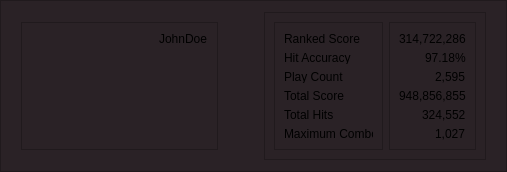
        <widget class="QFrame" name="panel_1">
         <property name="sizePolicy">
          <sizepolicy hsizetype="Preferred" vsizetype="Fixed">
           <horstretch>0</horstretch>
           <verstretch>0</verstretch>
          </sizepolicy>
         </property>
         <property name="maximumSize">
          <size>
           <width>16777215</width>
           <height>200</height>
          </size>
         </property>
         <property name="styleSheet">
          <string notr="true">background: #2a2226;</string>
         </property>
         <property name="frameShape">
          <enum>QFrame::StyledPanel</enum>
         </property>
         <property name="frameShadow">
          <enum>QFrame::Raised</enum>
         </property>
         <layout class="QHBoxLayout" name="horizontalLayout">
          <property name="leftMargin">
           <number>20</number>
          </property>
          <property name="rightMargin">
           <number>20</number>
          </property>
          <item>
           <widget class="QFrame" name="section1">
            <property name="minimumSize">
             <size>
              <width>0</width>
              <height>128</height>
             </size>
            </property>
            <property name="maximumSize">
             <size>
              <width>16777215</width>
              <height>128</height>
             </size>
            </property>
            <property name="frameShape">
             <enum>QFrame::StyledPanel</enum>
            </property>
            <property name="frameShadow">
             <enum>QFrame::Raised</enum>
            </property>
            <layout class="QHBoxLayout" name="horizontalLayout_2">
             <property name="spacing">
              <number>9</number>
             </property>
             <property name="leftMargin">
              <number>0</number>
             </property>
             <item>
              <widget class="QLabel" name="profile_picture">
               <property name="sizePolicy">
                <sizepolicy hsizetype="Preferred" vsizetype="Preferred">
                 <horstretch>0</horstretch>
                 <verstretch>0</verstretch>
                </sizepolicy>
               </property>
               <property name="minimumSize">
                <size>
                 <width>128</width>
                 <height>100</height>
                </size>
               </property>
               <property name="maximumSize">
                <size>
                 <width>128</width>
                 <height>128</height>
                </size>
               </property>
               <property name="autoFillBackground">
                <bool>false</bool>
               </property>
               <property name="styleSheet">
                <string notr="true">border-radius: 14px;
background-image: url(:/Avatar/avatar-guest.png);
background-size: 50px 100px;
</string>
               </property>
               <property name="text">
                <string/>
               </property>
               <property name="scaledContents">
                <bool>true</bool>
               </property>
              </widget>
             </item>
             <item>
              <widget class="QLabel" name="username_label">
               <property name="sizePolicy">
                <sizepolicy hsizetype="Fixed" vsizetype="Preferred">
                 <horstretch>0</horstretch>
                 <verstretch>0</verstretch>
                </sizepolicy>
               </property>
               <property name="styleSheet">
                <string notr="true">font: 20pt &quot;Torus Pro&quot;;</string>
               </property>
               <property name="text">
                <string>JohnDoe</string>
               </property>
               <property name="alignment">
                <set>Qt::AlignLeading|Qt::AlignLeft|Qt::AlignTop</set>
               </property>
              </widget>
             </item>
            </layout>
           </widget>
          </item>
          <item>
           <spacer name="horizontalSpacer">
            <property name="orientation">
             <enum>Qt::Horizontal</enum>
            </property>
            <property name="sizeHint" stdset="0">
             <size>
              <width>40</width>
              <height>20</height>
             </size>
            </property>
           </spacer>
          </item>
          <item>
           <widget class="QFrame" name="accuracy_pie_frame">
            <property name="minimumSize">
             <size>
              <width>222</width>
              <height>148</height>
             </size>
            </property>
            <property name="maximumSize">
             <size>
              <width>222</width>
              <height>148</height>
             </size>
            </property>
            <property name="frameShape">
             <enum>QFrame::StyledPanel</enum>
            </property>
            <property name="frameShadow">
             <enum>QFrame::Raised</enum>
            </property>
            <layout class="QHBoxLayout" name="horizontalLayout_9">
             <item>
              <widget class="QFrame" name="labels_frame">
               <property name="styleSheet">
                <string notr="true">font: 63 9pt &quot;Torus Pro SemiBold&quot;;</string>
               </property>
               <property name="frameShape">
                <enum>QFrame::StyledPanel</enum>
               </property>
               <property name="frameShadow">
                <enum>QFrame::Raised</enum>
               </property>
               <layout class="QVBoxLayout" name="verticalLayout_17">
                <item>
                 <widget class="QLabel" name="ranked_score_label">
                  <property name="sizePolicy">
                   <sizepolicy hsizetype="Fixed" vsizetype="Fixed">
                    <horstretch>0</horstretch>
                    <verstretch>0</verstretch>
                   </sizepolicy>
                  </property>
                  <property name="styleSheet">
                   <string notr="true"/>
                  </property>
                  <property name="text">
                   <string>Ranked Score</string>
                  </property>
                  <property name="alignment">
                   <set>Qt::AlignRight|Qt::AlignTrailing|Qt::AlignVCenter</set>
                  </property>
                 </widget>
                </item>
                <item>
                 <widget class="QLabel" name="hit_accuracy_label">
                  <property name="sizePolicy">
                   <sizepolicy hsizetype="Fixed" vsizetype="Fixed">
                    <horstretch>0</horstretch>
                    <verstretch>0</verstretch>
                   </sizepolicy>
                  </property>
                  <property name="styleSheet">
                   <string notr="true"/>
                  </property>
                  <property name="text">
                   <string>Hit Accuracy</string>
                  </property>
                 </widget>
                </item>
                <item>
                 <widget class="QLabel" name="playcount_label">
                  <property name="sizePolicy">
                   <sizepolicy hsizetype="Fixed" vsizetype="Fixed">
                    <horstretch>0</horstretch>
                    <verstretch>0</verstretch>
                   </sizepolicy>
                  </property>
                  <property name="styleSheet">
                   <string notr="true">
</string>
                  </property>
                  <property name="text">
                   <string>Play Count</string>
                  </property>
                 </widget>
                </item>
                <item>
                 <widget class="QLabel" name="total_score_label">
                  <property name="sizePolicy">
                   <sizepolicy hsizetype="Fixed" vsizetype="Fixed">
                    <horstretch>0</horstretch>
                    <verstretch>0</verstretch>
                   </sizepolicy>
                  </property>
                  <property name="styleSheet">
                   <string notr="true"/>
                  </property>
                  <property name="text">
                   <string>Total Score</string>
                  </property>
                 </widget>
                </item>
                <item>
                 <widget class="QLabel" name="total_hits_label">
                  <property name="sizePolicy">
                   <sizepolicy hsizetype="Fixed" vsizetype="Fixed">
                    <horstretch>0</horstretch>
                    <verstretch>0</verstretch>
                   </sizepolicy>
                  </property>
                  <property name="styleSheet">
                   <string notr="true"/>
                  </property>
                  <property name="text">
                   <string>Total Hits</string>
                  </property>
                 </widget>
                </item>
                <item>
                 <widget class="QLabel" name="max_combo_label">
                  <property name="sizePolicy">
                   <sizepolicy hsizetype="Fixed" vsizetype="Fixed">
                    <horstretch>0</horstretch>
                    <verstretch>0</verstretch>
                   </sizepolicy>
                  </property>
                  <property name="styleSheet">
                   <string notr="true"/>
                  </property>
                  <property name="text">
                   <string>Maximum Combo</string>
                  </property>
                 </widget>
                </item>
               </layout>
              </widget>
             </item>
             <item>
              <widget class="QFrame" name="fields_frame">
               <property name="layoutDirection">
                <enum>Qt::RightToLeft</enum>
               </property>
               <property name="styleSheet">
                <string notr="true">font: 75 9pt &quot;Torus Pro Bold&quot;;</string>
               </property>
               <property name="frameShape">
                <enum>QFrame::StyledPanel</enum>
               </property>
               <property name="frameShadow">
                <enum>QFrame::Raised</enum>
               </property>
               <layout class="QVBoxLayout" name="verticalLayout_18">
                <item>
                 <widget class="QLabel" name="ranked_score_value">
                  <property name="sizePolicy">
                   <sizepolicy hsizetype="Fixed" vsizetype="Fixed">
                    <horstretch>0</horstretch>
                    <verstretch>0</verstretch>
                   </sizepolicy>
                  </property>
                  <property name="styleSheet">
                   <string notr="true"/>
                  </property>
                  <property name="text">
                   <string>314,722,286
</string>
                  </property>
                 </widget>
                </item>
                <item>
                 <widget class="QLabel" name="hit_accuracy_value">
                  <property name="sizePolicy">
                   <sizepolicy hsizetype="Fixed" vsizetype="Fixed">
                    <horstretch>0</horstretch>
                    <verstretch>0</verstretch>
                   </sizepolicy>
                  </property>
                  <property name="styleSheet">
                   <string notr="true"/>
                  </property>
                  <property name="text">
                   <string>97.18%
</string>
                  </property>
                 </widget>
                </item>
                <item>
                 <widget class="QLabel" name="playcount_value">
                  <property name="sizePolicy">
                   <sizepolicy hsizetype="Fixed" vsizetype="Fixed">
                    <horstretch>0</horstretch>
                    <verstretch>0</verstretch>
                   </sizepolicy>
                  </property>
                  <property name="styleSheet">
                   <string notr="true"/>
                  </property>
                  <property name="text">
                   <string>2,595</string>
                  </property>
                 </widget>
                </item>
                <item>
                 <widget class="QLabel" name="total_score_value">
                  <property name="sizePolicy">
                   <sizepolicy hsizetype="Fixed" vsizetype="Fixed">
                    <horstretch>0</horstretch>
                    <verstretch>0</verstretch>
                   </sizepolicy>
                  </property>
                  <property name="styleSheet">
                   <string notr="true"/>
                  </property>
                  <property name="text">
                   <string>948,856,855
</string>
                  </property>
                 </widget>
                </item>
                <item>
                 <widget class="QLabel" name="total_hits_value">
                  <property name="sizePolicy">
                   <sizepolicy hsizetype="Fixed" vsizetype="Fixed">
                    <horstretch>0</horstretch>
                    <verstretch>0</verstretch>
                   </sizepolicy>
                  </property>
                  <property name="styleSheet">
                   <string notr="true"/>
                  </property>
                  <property name="text">
                   <string>324,552
</string>
                  </property>
                 </widget>
                </item>
                <item>
                 <widget class="QLabel" name="max_combo_value">
                  <property name="sizePolicy">
                   <sizepolicy hsizetype="Fixed" vsizetype="Fixed">
                    <horstretch>0</horstretch>
                    <verstretch>0</verstretch>
                   </sizepolicy>
                  </property>
                  <property name="styleSheet">
                   <string notr="true"/>
                  </property>
                  <property name="text">
                   <string>1,027</string>
                  </property>
                 </widget>
                </item>
               </layout>
              </widget>
             </item>
            </layout>
           </widget>
          </item>
         </layout>
        </widget>
